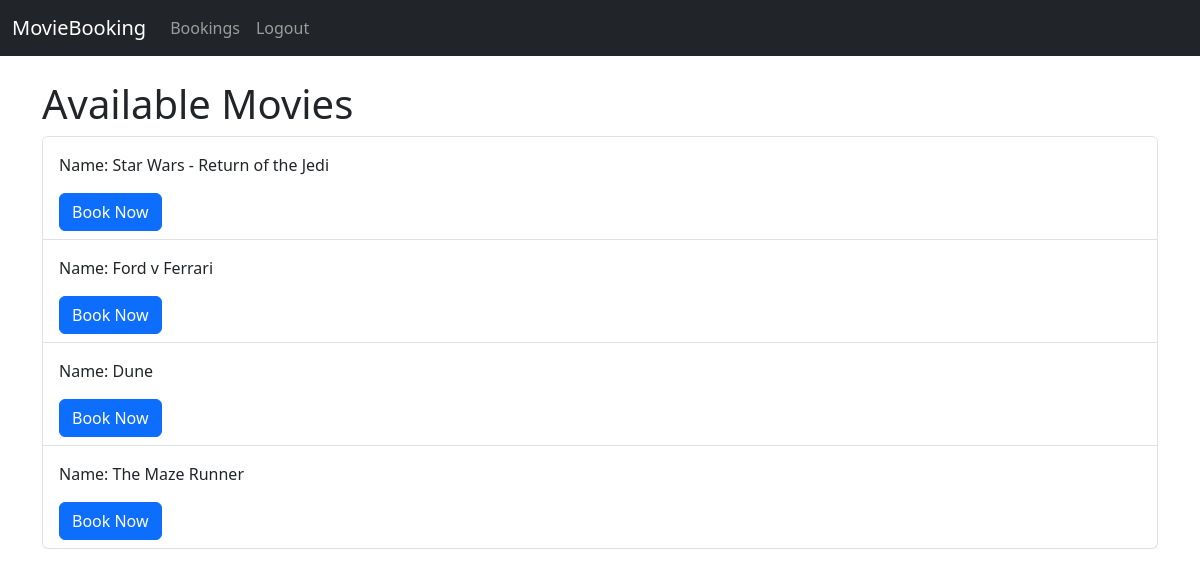
The app's page / (signed in) with its own data.
### bookings/models.py (models this page shows)
class Movie(models.Model):
    movie_title = models.CharField(max_length=255)
    movie_description = models.CharField(max_length=500)
    movie_release_date = models.DateTimeField()
    movie_duration = models.FloatField()

### bookings/views.py (the view)
# urls.py: path('', views.render_home_page, name='home'),
def render_home_page(request):
    movies = Movie.objects.all()
    context = {
        "year": timezone.now().year,
        "movies": movies,
    }
    return render(request, 'homepage.html', context)

### bookings/templates/homepage.html
{%extends 'base.html' %}
{%block content %}
{%include 'movie_list.html'%}
{%endblock%}

### bookings/templates/movie_list.html (shortened to what this page needs)
{% block content %}
<h1>Available Movies</h1>
<ul class="list-group">
    {% for movie in movies %}
    <li class="list-group-item">
        <p>Name: {{ movie.movie_title }}</p>
        <a href="{% url 'seat_booking' movie.id %}" class="btn btn-primary">Book Now</a>
    </li>
    {% empty %}
    <li class="list-group-item">No movies available at the moment.</li>
    {% endfor %}
</ul>
{% endblock %}

### records on screen
Movie: movie_title "Star Wars - Return of the Jedi"
Movie: movie_title "Ford v Ferrari"
Movie: movie_title "Dune"
Movie: movie_title "The Maze Runner"
